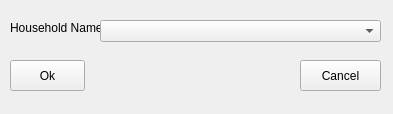
<?xml version="1.0" encoding="UTF-8"?>
<ui version="4.0">
 <class>EditHouseholdGetID</class>
 <widget class="QWidget" name="EditHouseholdGetID">
  <property name="geometry">
   <rect>
    <x>0</x>
    <y>0</y>
    <width>393</width>
    <height>114</height>
   </rect>
  </property>
  <property name="minimumSize">
   <size>
    <width>393</width>
    <height>114</height>
   </size>
  </property>
  <property name="windowTitle">
   <string>Edit Household - Select Household</string>
  </property>
  <widget class="QPushButton" name="cmdOk">
   <property name="geometry">
    <rect>
     <x>10</x>
     <y>60</y>
     <width>75</width>
     <height>31</height>
    </rect>
   </property>
   <property name="text">
    <string>Ok</string>
   </property>
  </widget>
  <widget class="QPushButton" name="cmdCancel">
   <property name="geometry">
    <rect>
     <x>300</x>
     <y>60</y>
     <width>81</width>
     <height>31</height>
    </rect>
   </property>
   <property name="text">
    <string>Cancel</string>
   </property>
  </widget>
  <widget class="QLabel" name="label">
   <property name="geometry">
    <rect>
     <x>10</x>
     <y>20</y>
     <width>91</width>
     <height>16</height>
    </rect>
   </property>
   <property name="text">
    <string>Household Name:</string>
   </property>
  </widget>
  <widget class="QComboBox" name="cboHouseholdName">
   <property name="geometry">
    <rect>
     <x>100</x>
     <y>20</y>
     <width>281</width>
     <height>22</height>
    </rect>
   </property>
  </widget>
 </widget>
 <tabstops>
  <tabstop>cboHouseholdName</tabstop>
  <tabstop>cmdOk</tabstop>
  <tabstop>cmdCancel</tabstop>
 </tabstops>
 <resources/>
 <connections>
  <connection>
   <sender>cmdOk</sender>
   <signal>clicked()</signal>
   <receiver>EditHouseholdGetID</receiver>
   <slot>showDetails()</slot>
   <hints>
    <hint type="sourcelabel">
     <x>60</x>
     <y>76</y>
    </hint>
    <hint type="destinationlabel">
     <x>121</x>
     <y>76</y>
    </hint>
   </hints>
  </connection>
  <connection>
   <sender>cmdCancel</sender>
   <signal>clicked()</signal>
   <receiver>EditHouseholdGetID</receiver>
   <slot>mdiClose()</slot>
   <hints>
    <hint type="sourcelabel">
     <x>333</x>
     <y>65</y>
    </hint>
    <hint type="destinationlabel">
     <x>269</x>
     <y>56</y>
    </hint>
   </hints>
  </connection>
 </connections>
 <slots>
  <slot>showDetails()</slot>
  <slot>mdiClose()</slot>
 </slots>
</ui>
